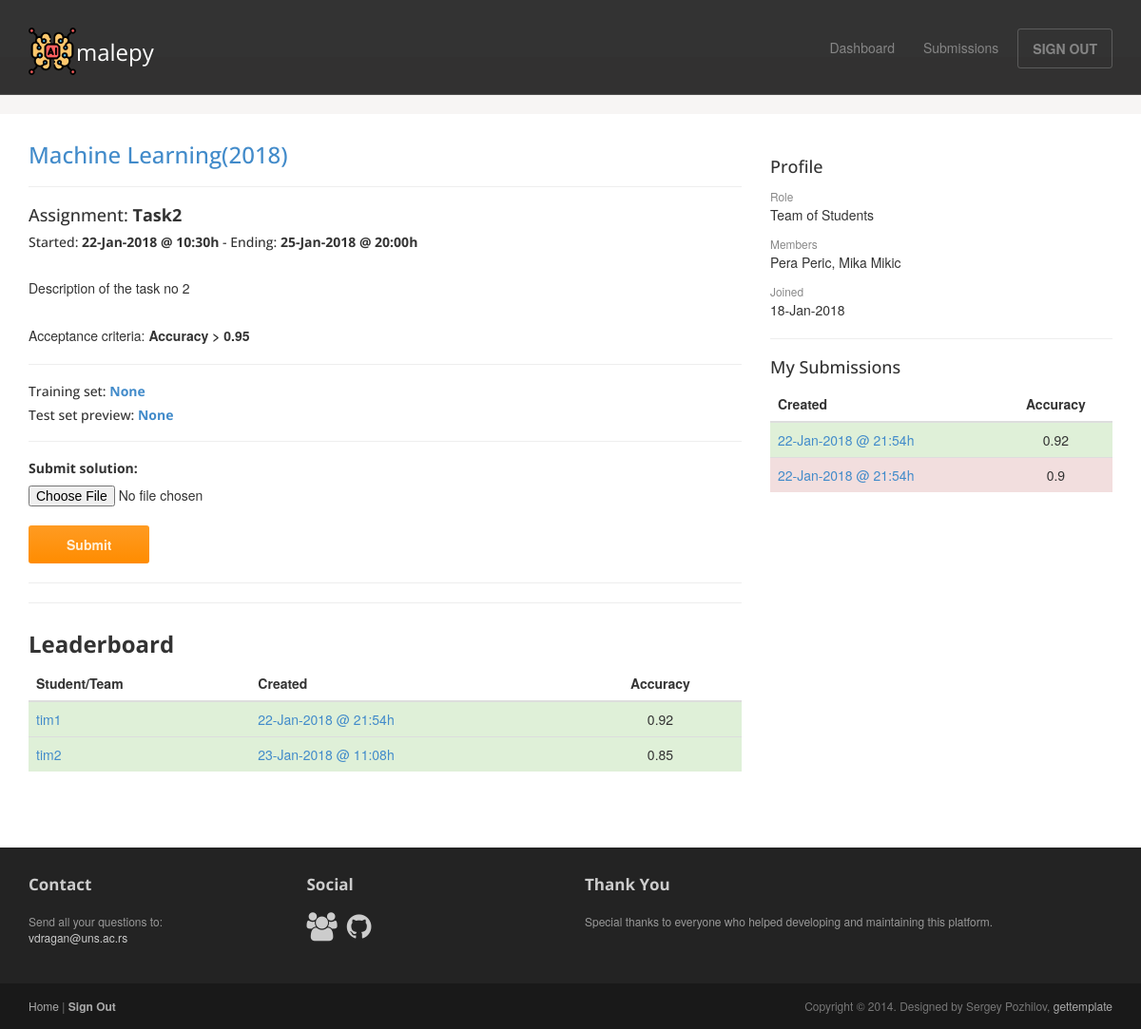
Page /assignment/3/ (signed in) on the committed database.
### malepy/models.py (models this page shows, shortened)
class Assignment(models.Model):
    SORTING_CHOICES = (
        ('Asc', 'Asc'),
        ('Desc', 'Desc')
    )
    name = models.CharField(max_length=100, null=True, blank=True)
    name_en = models.CharField(max_length=100, null=False, blank=False)
    description = models.CharField(max_length=2000, null=True, blank=True)
    description_en = models.CharField(max_length=2000, null=False, blank=False)
    folder = models.CharField(max_length=100, null=False, blank=False, default='undecided')
    training = models.FileField(null=True, blank=True, upload_to=assignment_data_set_directory)
    fake_testing = models.FileField(null=True, blank=True, upload_to=assignment_data_set_directory)
    testing = models.FileField(null=True, blank=True, upload_to=assignment_data_set_directory)
    starting = models.DateTimeField(null=True, blank=True)
    ending = models.DateTimeField(null=True, blank=True)
    measurement = models.CharField(max_length=50, null=False, blank=False, default='Accuracy')
    sorting = models.CharField(max_length=4, null=False, blank=False, default='Asc', choices=SORTING_CHOICES)
    threshold = models.FloatField(null=True, blank=True)
    course = models.ForeignKey(Course, on_delete=models.CASCADE, null=False, blank=False)
    def training_set_name(self):
        if self.training:
            return str(self.training.path).split('/')
        else:
            return ['None']
    def training_set_url(self):
        return '/' + settings.MEDIA_URL + str(self.training)
    def fake_testing_set_name(self):
        if self.fake_testing:
            return str(self.fake_testing.path).split('/')
        else:
            return ['None']
    def fake_testing_url(self):
        return '/' + settings.MEDIA_URL + str(self.fake_testing)

class Course(models.Model):
    name = models.CharField(max_length=50, null=False, blank=False)
    year = models.IntegerField(null=False, blank=False, validators=[MinValueValidator(0)])
    users = models.ManyToManyField(
        User,
        through='Enrollment',
    )

class Submission(models.Model):
    created = models.DateTimeField(auto_now=True, null=False, blank=False)
    submitted_file = models.FileField(null=False, blank=False, upload_to=submitted_file_name, default='my_file')
    valid = models.BooleanField(null=False, blank=False, default=False)
    result = models.FloatField(null=True, blank=True, validators=[MinValueValidator(0)])
    approved = models.BooleanField(null=False, blank=False, default=True)
    user = models.ForeignKey(User, null=False, blank=False)
    assignment = models.ForeignKey(Assignment, on_delete=models.CASCADE, null=False, blank=False)

class User(AbstractUser):
    user_role = models.IntegerField(null=False, blank=False, default=0)  # 0 = teacher, 1 = student
    members = models.CharField(max_length=200, null=True, blank=True)

### malepy/views.py (the view)
# urls.py: url(r'^assignment/(?P<assignment_id>[0-9]+)/$', views.assignment, name='assignment'),
@login_required(login_url='/')
def assignment(request, assignment_id):
    this_assignment = get_object_or_404(Assignment, pk=assignment_id)
    my_submissions = Submission.objects.filter(user=request.user, assignment__id=assignment_id).order_by('-created')
    if this_assignment.sorting == 'Asc':
        assignment_submissions = Submission.objects.filter(assignment__id=assignment_id).order_by('result')
    else:
        assignment_submissions = Submission.objects.filter(assignment__id=assignment_id).order_by('-result')
    leaderboard = []
    leaderboard_users = []
    for submission in assignment_submissions:
        if submission.user.username not in leaderboard_users and submission.valid:
            leaderboard.append(submission)
            leaderboard_users.append(submission.user.username)
    form = SubmissionForm()
    context = {"assignment": this_assignment, "form": form,
               "display_submit": this_assignment.starting < timezone.now() < this_assignment.ending,
               "my_submissions": my_submissions, 'leaderboard': leaderboard}
    return render(request, 'malepy/assignment.html', context=context)

### malepy/forms.py
class SubmissionForm(forms.ModelForm):
    class Meta:
        model = Submission
        fields = ('submitted_file', )
        widgets = {
            'submitted_file': forms.FileInput(attrs={
                'accept': '.py'
            })
        }

### malepy/templates/malepy/assignment.html (shortened to what this page needs)
{% extends "malepy/user_base.html" %}
{% block article %}
    <a href="{% url 'malepy:course' assignment.course.id %}"><h3>{{ assignment.course.name }}({{ assignment.course.year }})</h3></a>
    <hr>
    <h4>Assignment: <b>{{ assignment.name_en }}</b></h4>
    <h5>Started: <b>{{ assignment.starting|date:"d-M-Y @ H:i" }}h</b> - Ending: <b>{{ assignment.ending|date:"d-M-Y @ H:i" }}h</b></h5>
    <br>
    <p>{{ assignment.description_en }}</p>
    {% if assignment.threshold %}
        <br>
        {% if assignment.sorting == 'Asc' %}
            <p>Acceptance criteria: <b>{{ assignment.measurement }} < {{ assignment.threshold }}</b></p>
        {% else %}
            <p>Acceptance criteria: <b>{{ assignment.measurement }} > {{ assignment.threshold }}</b></p>
        {% endif %}
    {% endif %}
    <hr>
    <h5>Training set: <b><a href="{{ assignment.training_set_url }}" download>{{ assignment.training_set_name|last }}</a></b></h5>
    <h5>Test set preview: <b><a href="{{ assignment.fake_testing_url }}" download>{{ assignment.fake_testing_set_name|last }}</a></b></h5>
    {% if user.user_role %}
        <hr>
        <h5><b>Submit solution:</b></h5>
        <form action="{% url 'malepy:make_submission' assignment.id %}" method="post" enctype="multipart/form-data">
            {% for field in form.visible_fields %}
                {{ field }}
            {% endfor %}
            <br>
            <button class="btn btn-action" type="submit">Submit</button>
        </form>
    {% endif %}
    <hr>
    <hr>
    <h3><b>Leaderboard</b></h3>
    <table class="table">
    <thead>
        <th>Student/Team</th>
        <th>Created</th>
        <th class="text-center">{{ assignment.measurement }}</th>
    </thead>
    <tbody>
    {% for submission in leaderboard %}
        {% if submission.approved %}
            <tr class="bg-success">
        {% else %}
            <tr class="bg-danger">
        {% endif %}
            <td><a href="{% url 'malepy:history' submission.user.id %}">{{ submission.user.username }}</a></td>
            <td><a href="{% url 'malepy:submission' submission.id %}">{{ submission.created| date:"d-M-Y @ H:i" }}h</a></td>
            <td class="text-center">{{ submission.result }}</td>
        </tr>
    {% endfor %}
    </tbody>
    </table>
{% endblock %}
{% block submissions %}
    <hr>
    <h4>My Submissions</h4>
    <table class="table">
    <thead>
        <th>Created</th>
        <th class="text-center">{{ assignment.measurement }}</th>
    </thead>
    <tbody>
    {% for my_submission in my_submissions %}
        {% if my_submission.approved %}
            <tr class="bg-success">
        {% else %}
            <tr class="bg-danger">
        {% endif %}
            <td><a href="{% url 'malepy:submission' my_submission.id %}">{{ my_submission.created| date:"d-M-Y @ H:i"}}h</a></td>
            <td class="text-center">{{ my_submission.result }}</td>
        </tr>
    {% endfor %}
    </tbody>
    </table>
{% endblock %}

### malepy/templates/malepy/user_base.html (shortened to what this page needs)
<!DOCTYPE html>
<html lang="en">
<head>
    {% load staticfiles %}
	<link rel="stylesheet" href="{% static 'malepy/css/bootstrap.min.css' %}">
	<link rel="stylesheet" href="{% static 'malepy/css/font-awesome.min.css' %}">
	<link rel="stylesheet" href="{% static 'malepy/css/bootstrap-theme.css' %}" media="screen" >
	<link rel="stylesheet" href="{% static 'malepy/css/main.css' %}">
</head>
<body class="home">
	<div class="navbar navbar-inverse navbar-fixed-top headroom" >
		<div class="container">
			<div class="navbar-header">
				<a class="navbar-brand" href="/"><img src="{% static 'malepy/images/artificial-intelligence.png' %}" alt="MaLePY Platform">malepy</a>
			</div>
			<div class="navbar-collapse collapse">
				<ul class="nav navbar-nav pull-right">
					<li><a href="{% url 'malepy:dashboard' %}">Dashboard</a></li>
                    {% if user.user_role %}
                        <li><a href="{% url 'malepy:history' user.id %}">Submissions</a></li>
                    {% endif %}
					<li><a class="btn" href="{% url 'malepy:logout' %}">SIGN OUT</a></li>
				</ul>
			</div>
		</div>
	</div>
     <div class="jumbotron top-space">
    </div>
	<div class="container">
		<div class="row">
			<article class="col-sm-8 maincontent">
				{% block article %}
                {% endblock %}
			</article>
			<aside class="col-sm-4 sidebar sidebar-right">
				<div class="widget">
					<h4>Profile</h4>
					<ul class="list-unstyled list-spaces">
                        {% if user.user_role %}
                            {% if user.members %}
                                <li><span class="small text-muted">Role</span><p>Team of Students</p></li>
                                <li><span class="small text-muted">Members</span><p>{{ user.members }}</p>
                                </li>
                            {% else %}
                                <li><span class="small text-muted">Role</span><p>Student</p></li>
                                <li><span class="small text-muted">Name</span><p>{{ user.first_name }} {{ user.last_name }}</p></li>
                            {% endif %}
                        {% else %}
                            <li><span class="small text-muted">Role</span><p>Teacher</p></li>
                            <li><span class="small text-muted">Name</span><p>{{ user.first_name }} {{ user.last_name }}</p></li>
                        {% endif %}
                        <li><span class="small text-muted">Joined</span><p>{{ user.date_joined|date:"d-M-Y" }}</p></li>
                        {% if user.user_role %}
                            {% block submissions %}
                            {% endblock %}
                        {% endif %}
					</ul>
				</div>
			</aside>
		</div>
	</div>
	<footer id="footer" class="top-space">
		<div class="footer1">
			<div class="container">
				<div class="row">
					<div class="col-md-3 widget">
						<h3 class="widget-title">Contact</h3>
						<div class="widget-body">
							<p>Send all your questions to:<br>
								<a href="mailto:vdragan@uns.ac.rs">vdragan@uns.ac.rs</a><br>
							</p>
						</div>
					</div>
					<div class="col-md-3 widget">
						<h3 class="widget-title">Social</h3>
						<div class="widget-body">
							<p class="follow-me-icons">
								<a href="http://informatika.ftn.uns.ac.rs/"><i class="fa fa-group fa-2"></i></a>
								<a href="https://github.com/ftn-ai-lab/"><i class="fa fa-github fa-2"></i></a>
							</p>
						</div>
					</div>
					<div class="col-md-6 widget">
						<h3 class="widget-title">Thank You</h3>
						<div class="widget-body">
                            <p>Special thanks to everyone who helped developing and maintaining this platform.</p>
						</div>
					</div>
				</div>
			</div>
		</div>
		<div class="footer2">
			<div class="container">
				<div class="row">
					<div class="col-md-6 widget">
						<div class="widget-body">
							<p class="simplenav">
								<a href="/">Home</a> |
								<b><a href="{% url 'malepy:logout' %}">Sign Out</a></b>
							</p>
						</div>
					</div>
					<div class="col-md-6 widget">
						<div class="widget-body">
							<p class="text-right">
								Copyright &copy; 2014. Designed by Sergey Pozhilov, <a href="http://gettemplate.com/" rel="designer">gettemplate</a>
							</p>
						</div>
					</div>
				</div>
			</div>
		</div>
	</footer>
</body>
</html>

### malepy/static/malepy/css/main.css (style rules this page uses)
.headroom { -webkit-transition: all 0.4s ease-out; -moz-transition: all 0.4s ease-out; -o-transition: all 0.4s ease-out; transition: all 0.4s ease-out; }
h1, h2, h3, h4, h5, h6 { font-family:"Open sans", Helvetica, Arial; }
h1, .h1, h2, .h2, h3, .h3 { margin-top:30px; }
.text-muted { color:#888; }
ul.list-spaces li { margin-bottom:10px; }
.top-space { margin-top: 60px; }
img { max-width:100%; }
.sidebar { padding-top:36px; padding-bottom:30px; }
.sidebar .widget { margin-bottom:20px; }
.footer1 { background: #232323; padding: 30px 0 0 0; font-size: 12px; color: #999; }
.footer1 a { color: #ccc; }
.footer1 .widget { margin-bottom:30px; }
.footer1 .widget-title { font-size: 17px; font-weight: bold; color: #ccc; margin: 0 0 20px; }
.follow-me-icons { font-size:30px; }
.follow-me-icons i { float:left; margin:0 10px 0 0; }
.footer2 { background: #191919; padding: 15px 0; color: #777; font-size: 12px; }
.footer2 a { color: #aaa; }
.footer2 p { margin: 0; }

### rows in the picture
Assignment: course.name "Machine Learning", course.year "2018", name_en "Task2", starting "22-Jan-2018 @ 10:30", ending "25-Jan-2018 @ 20:00", description_en "Description of the task no 2", measurement "Accuracy", threshold "0.95", training_set_name|last "None", fake_testing_set_name|last "None"
Submission: user.username "tim1", created "22-Jan-2018 @ 21:54", result "0.92"
Submission: user.username "tim2", created "23-Jan-2018 @ 11:08", result "0.85"
User: members "Pera Peric, Mika Mikic", date_joined "18-Jan-2018"
Submission: created "22-Jan-2018 @ 21:54", result "0.9"
